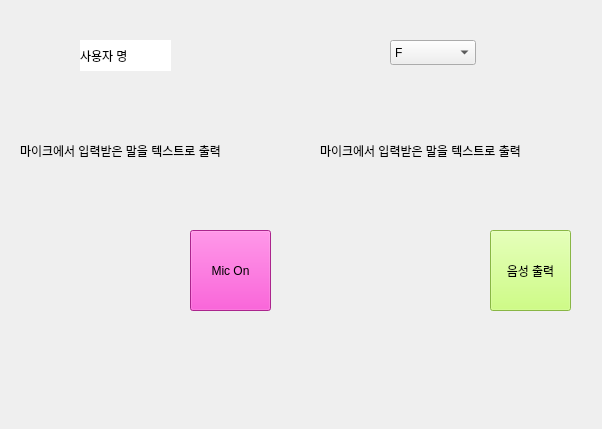
<?xml version="1.0" encoding="UTF-8"?>
<ui version="4.0">
 <class>Form</class>
 <widget class="QWidget" name="Form">
  <property name="geometry">
   <rect>
    <x>0</x>
    <y>0</y>
    <width>602</width>
    <height>429</height>
   </rect>
  </property>
  <property name="windowTitle">
   <string>Form</string>
  </property>
  <widget class="QPushButton" name="btn_Mike_on">
   <property name="geometry">
    <rect>
     <x>190</x>
     <y>230</y>
     <width>81</width>
     <height>81</height>
    </rect>
   </property>
   <property name="styleSheet">
    <string notr="true">background-color: rgb(240, 52, 197);
font: 75 13pt &quot;Ubuntu Mono&quot;;</string>
   </property>
   <property name="text">
    <string>Mic On</string>
   </property>
  </widget>
  <widget class="QLabel" name="label_User">
   <property name="geometry">
    <rect>
     <x>80</x>
     <y>40</y>
     <width>91</width>
     <height>31</height>
    </rect>
   </property>
   <property name="styleSheet">
    <string notr="true">background-color: rgb(255, 255, 255);</string>
   </property>
   <property name="text">
    <string>사용자 명</string>
   </property>
  </widget>
  <widget class="QPushButton" name="btn_Output">
   <property name="geometry">
    <rect>
     <x>490</x>
     <y>230</y>
     <width>81</width>
     <height>81</height>
    </rect>
   </property>
   <property name="styleSheet">
    <string notr="true">background-color: rgb(192, 255, 96);
font: 75 13pt &quot;Ubuntu Mono&quot;;</string>
   </property>
   <property name="text">
    <string>음성 출력</string>
   </property>
  </widget>
  <widget class="QComboBox" name="cbox_Model">
   <property name="geometry">
    <rect>
     <x>390</x>
     <y>40</y>
     <width>86</width>
     <height>25</height>
    </rect>
   </property>
   <item>
    <property name="text">
     <string>F</string>
    </property>
   </item>
   <item>
    <property name="text">
     <string>T</string>
    </property>
   </item>
   <item>
    <property name="text">
     <string>Default</string>
    </property>
   </item>
  </widget>
  <widget class="QLabel" name="User_label">
   <property name="geometry">
    <rect>
     <x>20</x>
     <y>80</y>
     <width>261</width>
     <height>141</height>
    </rect>
   </property>
   <property name="text">
    <string>마이크에서 입력받은 말을 텍스트로 출력</string>
   </property>
  </widget>
  <widget class="QLabel" name="Model_label">
   <property name="geometry">
    <rect>
     <x>320</x>
     <y>80</y>
     <width>261</width>
     <height>141</height>
    </rect>
   </property>
   <property name="text">
    <string>마이크에서 입력받은 말을 텍스트로 출력</string>
   </property>
  </widget>
 </widget>
 <resources/>
 <connections/>
</ui>
